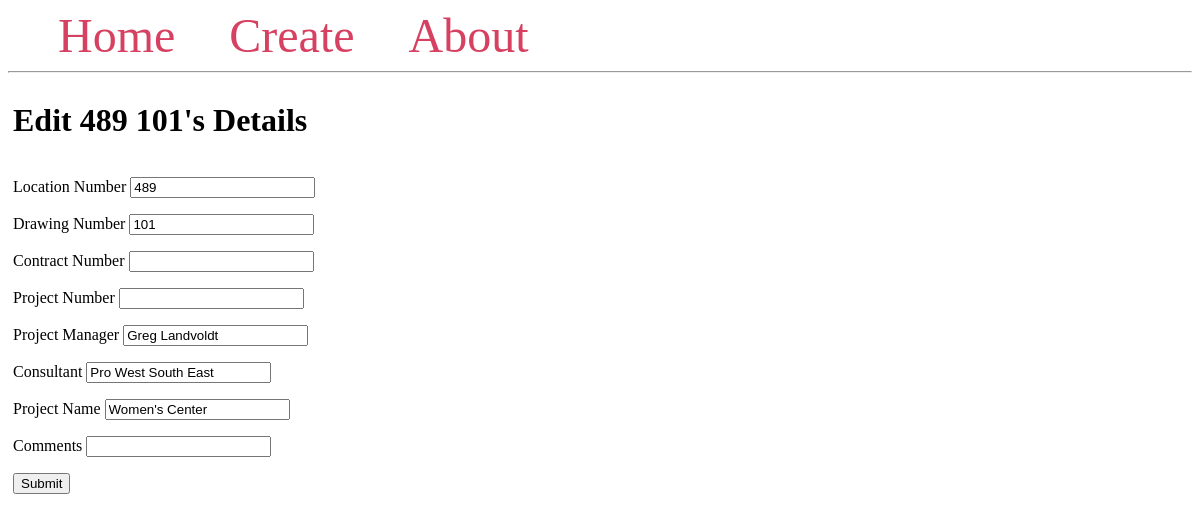
The app's page /8/edit/ with its own data.
### app.py (models this page shows, shortened)
class Drawfile(db.Model):
    id = db.Column(db.Integer, primary_key=True)
    locnum = db.Column(db.Integer, db.ForeignKey("drawloc.locnum"), nullable=False)
    drawnum = db.Column(db.Integer, nullable=False)
    contractnum = db.Column(db.String(50), nullable=True)
    projectnum = db.Column(db.String(10), nullable=True)
    projectmngr = db.Column(db.String(100), nullable=True)
    mainconsult = db.Column(db.String(100), nullable=True)
    title = db.Column(db.Text, nullable=False)
    comments = db.Column(db.Text, nullable=True)
    date = db.Column(db.DateTime)

### app.py (the view, shortened to what this page needs)
@app.route("/<int:project_id>/edit/", methods=("GET", "POST"))
def edit(project_id):
    project = Drawfile.query.get_or_404(project_id)
    return render_template("edit.html", project=project)

### templates/edit.html (shortened to what this page needs)
{% extends 'base.html' %}
{% block content %}
    <h1 style="width: 100%">
        {% block title %} Edit {{ project.locnum }}
                               {{ project.drawnum }}'s Details
        {% endblock %}
    </h1>
    <form method="post">
        <p>
            <label for="locnum">Location Number</label>
            <input type="number" name="locnum"
                    value="{{ project.locnum }}"
                    >
        </p>
        <p>
            <label for="drawnum">Drawing Number</label>
            <input type="number" name="drawnum"
                    value="{{ project.drawnum }}"
                    >
        </p>
        <p>
            <label for="contractnum">Contract Number</label>
            <input type="text" name="contractnum"
                    value="{{ project.contractnum }}"
                    >
        </p>
        <p>
            <label for="projectnum">Project Number</label>
            <input type="text" name="projectnum"
                    value="{{ project.projectnum }}"
                    >
        </p>
        <p>
            <label for="projectmngr">Project Manager</label>
            <input type="text" name="projectmngr"
                    value="{{ project.projectmngr }}"
                    >
        </p>
        <p>
            <label for="mainconsult">Consultant</label>
            <input type="text" name="mainconsult"
                    value="{{ project.mainconsult }}"
                    >
        </p>
        <p>
            <label for="title">Project Name</label>
            <input type="text" name="title"
                    value="{{ project.title }}"
                    >
        </p>
        <p>
        <label for="comments">Comments</label>
        <input type="textarea" name="comments"
            value="{{ project.comments }}"
            >
        </p>
        <p>
            <button type="submit">Submit</button>
        </p>
    </form>
{% endblock %}

### records on screen
Drawfile: locnum "489", drawnum "101", projectmngr "Greg Landvoldt", mainconsult "Pro West South East", title "Women's Center"
